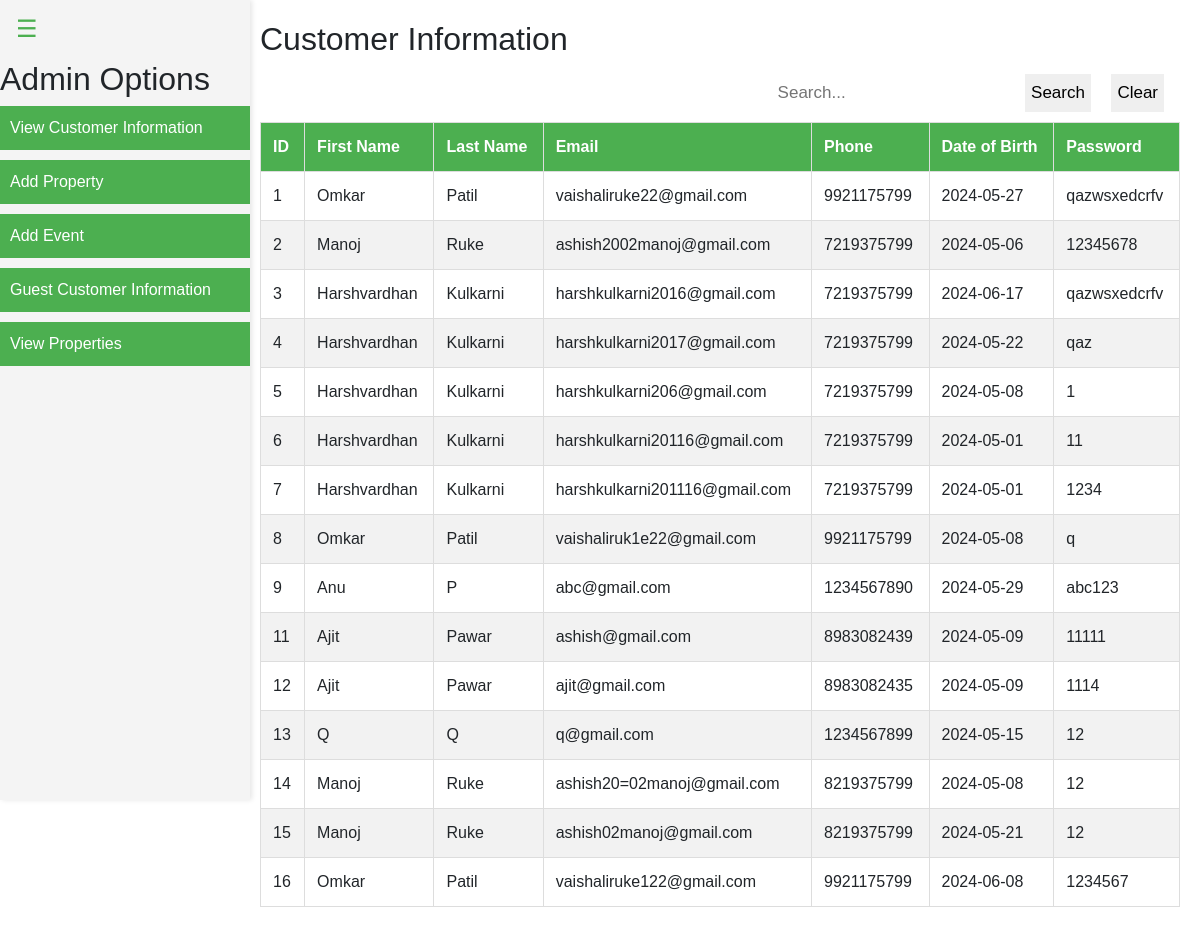
Page /admin_dashboard on the committed database.
### models.py (models this page shows)
class Villa(db.Model):
    id = db.Column(db.Integer, primary_key=True)
    first_name = db.Column(db.String(50), nullable=False)
    last_name = db.Column(db.String(50), nullable=False)
    email = db.Column(db.String(120), nullable=False)
    phone = db.Column(db.String(20), nullable=False)
    location = db.Column(db.String(100), nullable=False)
    property_type = db.Column(db.String(50), nullable=False)
    rooms = db.Column(db.Integer, nullable=False)
    heard_about = db.Column(db.String(100))
    description = db.Column(db.Text)
    timestamp = db.Column(db.DateTime, index=True, default=datetime.utcnow)
    photos = db.relationship('Photo', backref='villa', lazy=True)
    link = db.Column(db.String(200))

### app.py (the view)
@app.route('/admin_dashboard', methods=['GET', 'POST'])
def admin_dashboard():
    search_key = request.form.get('search_key', '').strip() if request.method == 'POST' else ''
    query_user = "SELECT * FROM users WHERE role='user'"
    params_user = ()
    if search_key:
        query_user += " AND (first_name LIKE ? OR last_name LIKE ? OR email LIKE ? OR phone LIKE ? OR dob LIKE ?)"
        params_user = tuple(['%' + search_key + '%'] * 5)
    query_guest = "SELECT * FROM plans"
    params_guest = ()
    with sqlite3.connect('users.db') as conn:
        c = conn.cursor()
        c.execute(query_user, params_user)
        customers = c.fetchall()
    with sqlite3.connect('info.db') as conn:
        c = conn.cursor()
        c.execute(query_guest, params_guest)
        guest_customers = c.fetchall()
    villas = Villa.query.all()  # Fetch villas from the database
    return render_template('admin_dashboard.html', customers=customers, search_key=search_key, guest_customers=guest_customers, villas=villas)

### templates/admin_dashboard.html (shortened to what this page needs)
<!DOCTYPE html>
<html lang="en">
<head>
    <link href="https://stackpath.bootstrapcdn.com/bootstrap/4.5.2/css/bootstrap.min.css" rel="stylesheet">
</head>
<body>
    <button class="menu-btn" onclick="toggleSidebar()">☰</button>
    <div class="sidebar" id="sidebar">
        <h2 class="admin-options">Admin Options</h2>
        <button class="admin-options" onclick="toggleSection('customerInfo')">View Customer Information</button>
        <button class="admin-options" onclick="toggleSection('addProperty')">Add Property</button>
        <button class="admin-options" onclick="toggleSection('addEvent')">Add Event</button>
        <button class="admin-options" onclick="toggleSection('guestInfo')">Guest Customer Information</button>
        <button class="admin-options" onclick="toggleSection('viewProperties')">View Properties</button>
    </div>
    <div class="content" id="content">
        <div id="customerInfo" class="customer-info">
            <h2>Customer Information</h2>
            <div class="search-container">
                <form method="POST" action="{{ url_for('admin_dashboard') }}">
                    <input type="text" id="search_key" name="search_key" placeholder="Search..." value="{{ search_key }}">
                    <button type="submit">Search</button>
                    <button type="button" onclick="clearSearch()">Clear</button>
                </form>
            </div>
            {% if customers %}
            <table>
                <thead>
                    <tr>
                        <th>ID</th>
                        <th>First Name</th>
                        <th>Last Name</th>
                        <th>Email</th>
                        <th>Phone</th>
                        <th>Date of Birth</th>
                        <th>Password</th>
                    </tr>
                </thead>
                <tbody>
                    {% for customer in customers %}
                    <tr>
                        <td>{{ customer[0] }}</td>
                        <td>{{ customer[1] }}</td>
                        <td>{{ customer[2] }}</td>
                        <td>{{ customer[3] }}</td>
                        <td>{{ customer[4] }}</td>
                        <td>{{ customer[5] }}</td>
                        <td>{{ customer[6] }}</td>
                    </tr>
                    {% endfor %}
                </tbody>
            </table>
            {% else %}
            <p class="no-results">No results found.</p>
            {% endif %}
        </div>
    </div>
</body>
</html>

### templates/admin_dashboard.html (style rules this page uses)
body { display: flex; font-family: Arial, sans-serif; margin: 0; padding: 0; }
.sidebar { width: 250px; height: 100vh; background-color: #f4f4f4; padding-top: 60px; box-shadow: 2px 0 5px rgba(0,0,0,0.1); position: fixed; left: 0; top: 0; bottom: 0; transition: width 0.3s ease; z-index: 2; }
.sidebar button { width: 100%; padding: 10px; margin-bottom: 10px; background-color: #4CAF50; color: white; border: none; cursor: pointer; text-align: left; }
.content { margin-left: 240px; padding: 20px; flex: 1; transition: margin-left 0.3s ease; }
.menu-btn { position: absolute; top: 10px; left: 10px; background: none; border: none; color: #4CAF50; font-size: 24px; cursor: pointer; z-index: 3; }
table { width: 100%; border-collapse: collapse; margin: 20px 0; }
th, td { padding: 12px; border: 1px solid #ddd; text-align: left; }
th { background-color: #4CAF50; color: white; }
tr:nth-child(even) { background-color: #f2f2f2; }
.search-container { float: right; margin-bottom: 10px; }
.search-container input[type=text] { padding: 6px; margin-top: 8px; margin-right: 16px; border: none; font-size: 17px; }
.search-container button { padding: 6px; margin-top: 8px; margin-right: 16px; border: none; font-size: 17px; cursor: pointer; }

### rows in the picture
Villa: id "1", first_name "Omkar", last_name "Patil", email "vaishaliruke22@gmail.com", phone "9921175799", customer "2024-05-27", customer "qazwsxedcrfv", customer "8", customer "vaishaliruk1e22@gmail.com", customer "2024-05-08", customer "q", customer "16", customer "vaishaliruke122@gmail.com", customer "2024-06-08", customer "1234567"
Villa: customer "2", first_name "Manoj", last_name "Ruke", email "ashish2002manoj@gmail.com", phone "7219375799", customer "2024-05-06", customer "12345678", customer "14", customer "ashish20=02manoj@gmail.com", customer "8219375799", customer "2024-05-08", customer "12", customer "15", customer "ashish02manoj@gmail.com", customer "2024-05-21"

### other values in the picture
{{ customer[0] }} "3" "4" "5" "6" "7" "9" "11" "12" "13"
{{ customer[1] }} "Harshvardhan" "Harshvardhan" "Harshvardhan" "Harshvardhan" "Harshvardhan" "Anu" "Ajit" "Ajit" "Q"
{{ customer[2] }} "Kulkarni" "Kulkarni" "Kulkarni" "Kulkarni" "Kulkarni" "P" "Pawar" "Pawar" "Q"
{{ customer[3] }} "harshkulkarni2016@gmail.com" "harshkulkarni2017@gmail.com" "harshkulkarni206@gmail.com" "harshkulkarni20116@gmail.com" "harshkulkarni201116@gmail.com" "abc@gmail.com" "ashish@gmail.com" "ajit@gmail.com" "q@gmail.com"
{{ customer[4] }} "7219375799" "7219375799" "7219375799" "7219375799" "7219375799" "1234567890" "8983082439" "8983082435" "1234567899"
{{ customer[5] }} "2024-06-17" "2024-05-22" "2024-05-08" "2024-05-01" "2024-05-01" "2024-05-29" "2024-05-09" "2024-05-09" "2024-05-15"
{{ customer[6] }} "qazwsxedcrfv" "qaz" "1" "11" "1234" "abc123" "11111" "1114" "12"
